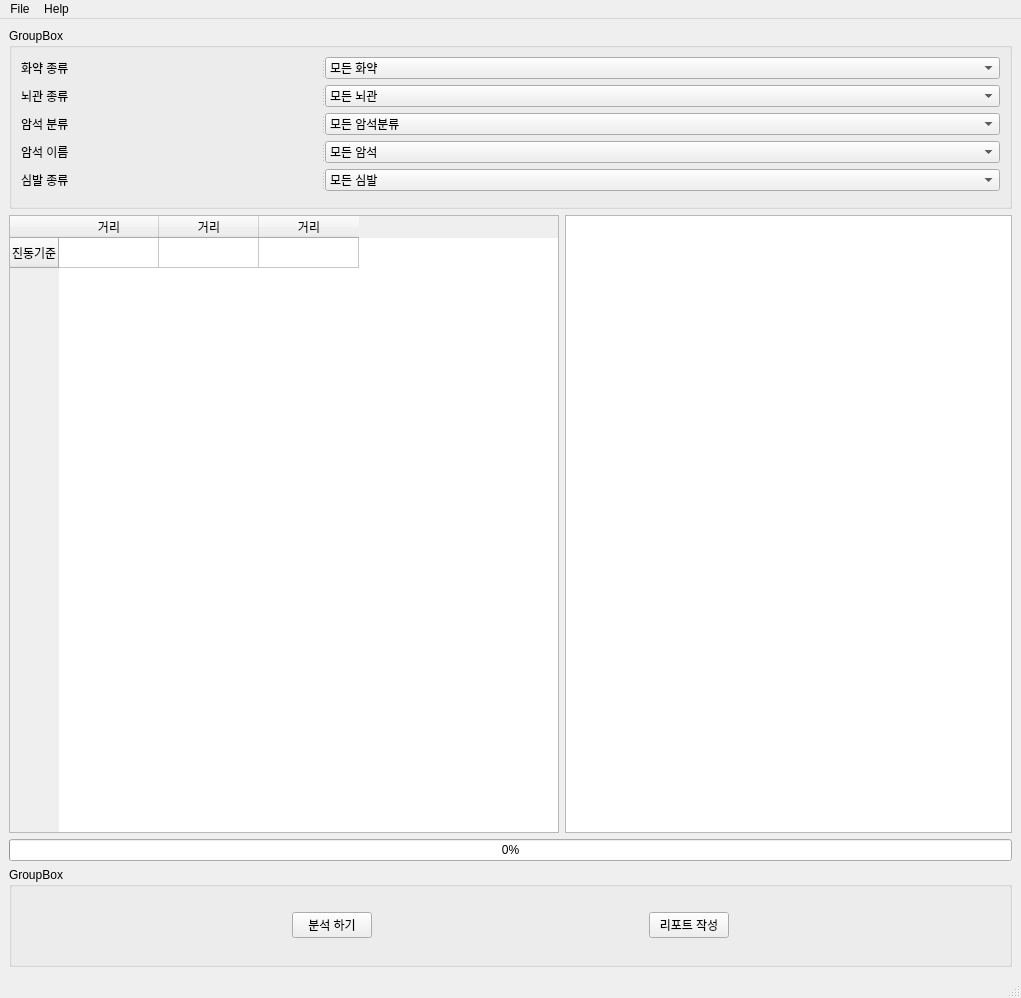
<?xml version="1.0" encoding="UTF-8"?>
<ui version="4.0">
 <class>MainWindow</class>
 <widget class="QMainWindow" name="MainWindow">
  <property name="geometry">
   <rect>
    <x>0</x>
    <y>0</y>
    <width>1021</width>
    <height>998</height>
   </rect>
  </property>
  <property name="windowTitle">
   <string>MainWindow</string>
  </property>
  <widget class="QWidget" name="centralwidget">
   <layout class="QVBoxLayout" name="verticalLayout">
    <item>
     <widget class="QGroupBox" name="groupBox">
      <property name="minimumSize">
       <size>
        <width>0</width>
        <height>160</height>
       </size>
      </property>
      <property name="maximumSize">
       <size>
        <width>16777215</width>
        <height>250</height>
       </size>
      </property>
      <property name="title">
       <string>GroupBox</string>
      </property>
      <layout class="QVBoxLayout" name="verticalLayout_2">
       <item>
        <widget class="QSplitter" name="splitter_4">
         <property name="orientation">
          <enum>Qt::Horizontal</enum>
         </property>
         <widget class="QLabel" name="label_3">
          <property name="minimumSize">
           <size>
            <width>200</width>
            <height>0</height>
           </size>
          </property>
          <property name="maximumSize">
           <size>
            <width>300</width>
            <height>16777215</height>
           </size>
          </property>
          <property name="text">
           <string>화약 종류</string>
          </property>
         </widget>
         <widget class="QComboBox" name="combo_exp">
          <property name="editable">
           <bool>false</bool>
          </property>
          <item>
           <property name="text">
            <string>모든 화약</string>
           </property>
          </item>
          <item>
           <property name="text">
            <string>에멀젼C</string>
           </property>
          </item>
          <item>
           <property name="text">
            <string>정밀폭약</string>
           </property>
          </item>
          <item>
           <property name="text">
            <string>벌크에멀젼</string>
           </property>
          </item>
         </widget>
        </widget>
       </item>
       <item>
        <widget class="QSplitter" name="splitter_5">
         <property name="orientation">
          <enum>Qt::Horizontal</enum>
         </property>
         <widget class="QLabel" name="label_4">
          <property name="minimumSize">
           <size>
            <width>200</width>
            <height>0</height>
           </size>
          </property>
          <property name="maximumSize">
           <size>
            <width>300</width>
            <height>16777215</height>
           </size>
          </property>
          <property name="text">
           <string>뇌관 종류</string>
          </property>
         </widget>
         <widget class="QComboBox" name="combo_det">
          <property name="editable">
           <bool>false</bool>
          </property>
          <item>
           <property name="text">
            <string>모든 뇌관</string>
           </property>
          </item>
          <item>
           <property name="text">
            <string>비전기</string>
           </property>
          </item>
          <item>
           <property name="text">
            <string>전기</string>
           </property>
          </item>
          <item>
           <property name="text">
            <string>전자</string>
           </property>
          </item>
         </widget>
        </widget>
       </item>
       <item>
        <widget class="QSplitter" name="splitter_8">
         <property name="orientation">
          <enum>Qt::Horizontal</enum>
         </property>
         <widget class="QLabel" name="label_7">
          <property name="minimumSize">
           <size>
            <width>200</width>
            <height>0</height>
           </size>
          </property>
          <property name="maximumSize">
           <size>
            <width>300</width>
            <height>100</height>
           </size>
          </property>
          <property name="text">
           <string>암석 분류</string>
          </property>
         </widget>
         <widget class="QComboBox" name="combo_rot">
          <property name="maximumSize">
           <size>
            <width>16777215</width>
            <height>100</height>
           </size>
          </property>
          <property name="editable">
           <bool>false</bool>
          </property>
          <item>
           <property name="text">
            <string>모든 암석분류</string>
           </property>
          </item>
          <item>
           <property name="text">
            <string>변성암</string>
           </property>
          </item>
          <item>
           <property name="text">
            <string>퇴적암</string>
           </property>
          </item>
          <item>
           <property name="text">
            <string>화성암</string>
           </property>
          </item>
         </widget>
        </widget>
       </item>
       <item>
        <widget class="QSplitter" name="splitter_7">
         <property name="orientation">
          <enum>Qt::Horizontal</enum>
         </property>
         <widget class="QLabel" name="label">
          <property name="minimumSize">
           <size>
            <width>200</width>
            <height>0</height>
           </size>
          </property>
          <property name="maximumSize">
           <size>
            <width>300</width>
            <height>16777215</height>
           </size>
          </property>
          <property name="text">
           <string>암석 이름</string>
          </property>
         </widget>
         <widget class="QComboBox" name="combo_roc">
          <property name="editable">
           <bool>false</bool>
          </property>
          <item>
           <property name="text">
            <string>모든 암석</string>
           </property>
          </item>
          <item>
           <property name="text">
            <string>규장암</string>
           </property>
          </item>
          <item>
           <property name="text">
            <string>사암</string>
           </property>
          </item>
          <item>
           <property name="text">
            <string>석회암</string>
           </property>
          </item>
          <item>
           <property name="text">
            <string>섬록암</string>
           </property>
          </item>
          <item>
           <property name="text">
            <string>셰일</string>
           </property>
          </item>
          <item>
           <property name="text">
            <string>안산암</string>
           </property>
          </item>
          <item>
           <property name="text">
            <string>응회암</string>
           </property>
          </item>
          <item>
           <property name="text">
            <string>편마암</string>
           </property>
          </item>
          <item>
           <property name="text">
            <string>편암</string>
           </property>
          </item>
          <item>
           <property name="text">
            <string>화강반암</string>
           </property>
          </item>
          <item>
           <property name="text">
            <string>화강암</string>
           </property>
          </item>
         </widget>
        </widget>
       </item>
       <item>
        <widget class="QSplitter" name="splitter_6">
         <property name="orientation">
          <enum>Qt::Horizontal</enum>
         </property>
         <widget class="QSplitter" name="splitter_3">
          <property name="orientation">
           <enum>Qt::Horizontal</enum>
          </property>
          <widget class="QLabel" name="label_2">
           <property name="minimumSize">
            <size>
             <width>200</width>
             <height>0</height>
            </size>
           </property>
           <property name="maximumSize">
            <size>
             <width>300</width>
             <height>16777215</height>
            </size>
           </property>
           <property name="text">
            <string>심발 종류</string>
           </property>
          </widget>
          <widget class="QComboBox" name="combo_cen">
           <property name="editable">
            <bool>false</bool>
           </property>
           <item>
            <property name="text">
             <string>모든 심발</string>
            </property>
           </item>
           <item>
            <property name="text">
             <string>Cylinder-cut</string>
            </property>
           </item>
           <item>
            <property name="text">
             <string>TBM 선굴착</string>
            </property>
           </item>
           <item>
            <property name="text">
             <string>V-CUT</string>
            </property>
           </item>
           <item>
            <property name="text">
             <string>라인 드릴링</string>
            </property>
           </item>
           <item>
            <property name="text">
             <string>분착식 다단발파</string>
            </property>
           </item>
           <item>
            <property name="text">
             <string>선대구경</string>
            </property>
           </item>
           <item>
            <property name="text">
             <string>수직구</string>
            </property>
           </item>
          </widget>
         </widget>
        </widget>
       </item>
       <item>
        <widget class="QSplitter" name="splitter_2">
         <property name="orientation">
          <enum>Qt::Horizontal</enum>
         </property>
        </widget>
       </item>
      </layout>
     </widget>
    </item>
    <item>
     <layout class="QVBoxLayout" name="verticalLayout_3"/>
    </item>
    <item>
     <widget class="QSplitter" name="splitter">
      <property name="orientation">
       <enum>Qt::Vertical</enum>
      </property>
      <widget class="QWidget" name="widget" native="true">
       <property name="cursor">
        <cursorShape>ArrowCursor</cursorShape>
       </property>
       <layout class="QVBoxLayout" name="verticalLayout_4">
        <item>
         <layout class="QHBoxLayout" name="horizontalLayout_3">
          <item>
           <widget class="QTableWidget" name="tableWidget">
            <property name="minimumSize">
             <size>
              <width>550</width>
              <height>0</height>
             </size>
            </property>
            <row>
             <property name="text">
              <string>진동기준</string>
             </property>
            </row>
            <column>
             <property name="text">
              <string>거리</string>
             </property>
            </column>
            <column>
             <property name="text">
              <string>거리</string>
             </property>
            </column>
            <column>
             <property name="text">
              <string>거리</string>
             </property>
            </column>
           </widget>
          </item>
          <item>
           <widget class="QListWidget" name="listWidget">
            <property name="minimumSize">
             <size>
              <width>400</width>
              <height>0</height>
             </size>
            </property>
           </widget>
          </item>
         </layout>
        </item>
        <item>
         <widget class="QProgressBar" name="progressBar">
          <property name="value">
           <number>0</number>
          </property>
         </widget>
        </item>
       </layout>
      </widget>
     </widget>
    </item>
    <item>
     <widget class="QGroupBox" name="groupBox_2">
      <property name="minimumSize">
       <size>
        <width>0</width>
        <height>100</height>
       </size>
      </property>
      <property name="maximumSize">
       <size>
        <width>16777215</width>
        <height>100</height>
       </size>
      </property>
      <property name="title">
       <string>GroupBox</string>
      </property>
      <layout class="QHBoxLayout" name="horizontalLayout">
       <item>
        <spacer name="horizontalSpacer">
         <property name="orientation">
          <enum>Qt::Horizontal</enum>
         </property>
         <property name="sizeHint" stdset="0">
          <size>
           <width>267</width>
           <height>20</height>
          </size>
         </property>
        </spacer>
       </item>
       <item>
        <widget class="QPushButton" name="pushButton">
         <property name="text">
          <string>분석 하기</string>
         </property>
        </widget>
       </item>
       <item>
        <spacer name="horizontalSpacer_2">
         <property name="orientation">
          <enum>Qt::Horizontal</enum>
         </property>
         <property name="sizeHint" stdset="0">
          <size>
           <width>266</width>
           <height>20</height>
          </size>
         </property>
        </spacer>
       </item>
       <item>
        <widget class="QPushButton" name="pushButton_2">
         <property name="text">
          <string>리포트 작성</string>
         </property>
        </widget>
       </item>
       <item>
        <spacer name="horizontalSpacer_3">
         <property name="orientation">
          <enum>Qt::Horizontal</enum>
         </property>
         <property name="sizeHint" stdset="0">
          <size>
           <width>267</width>
           <height>20</height>
          </size>
         </property>
        </spacer>
       </item>
      </layout>
     </widget>
    </item>
   </layout>
  </widget>
  <widget class="QMenuBar" name="menubar">
   <property name="geometry">
    <rect>
     <x>0</x>
     <y>0</y>
     <width>1021</width>
     <height>21</height>
    </rect>
   </property>
   <widget class="QMenu" name="menuFile">
    <property name="title">
     <string>File</string>
    </property>
    <addaction name="actionOpen"/>
    <addaction name="actionSave"/>
    <addaction name="separator"/>
    <addaction name="actionExit"/>
   </widget>
   <widget class="QMenu" name="menuHelp">
    <property name="title">
     <string>Help</string>
    </property>
   </widget>
   <addaction name="menuFile"/>
   <addaction name="menuHelp"/>
  </widget>
  <widget class="QStatusBar" name="statusbar"/>
  <action name="actionExit">
   <property name="text">
    <string>Exit</string>
   </property>
  </action>
  <action name="actionOpen">
   <property name="text">
    <string>Open</string>
   </property>
  </action>
  <action name="actionSave">
   <property name="text">
    <string>Save</string>
   </property>
  </action>
 </widget>
 <resources/>
 <connections/>
</ui>
